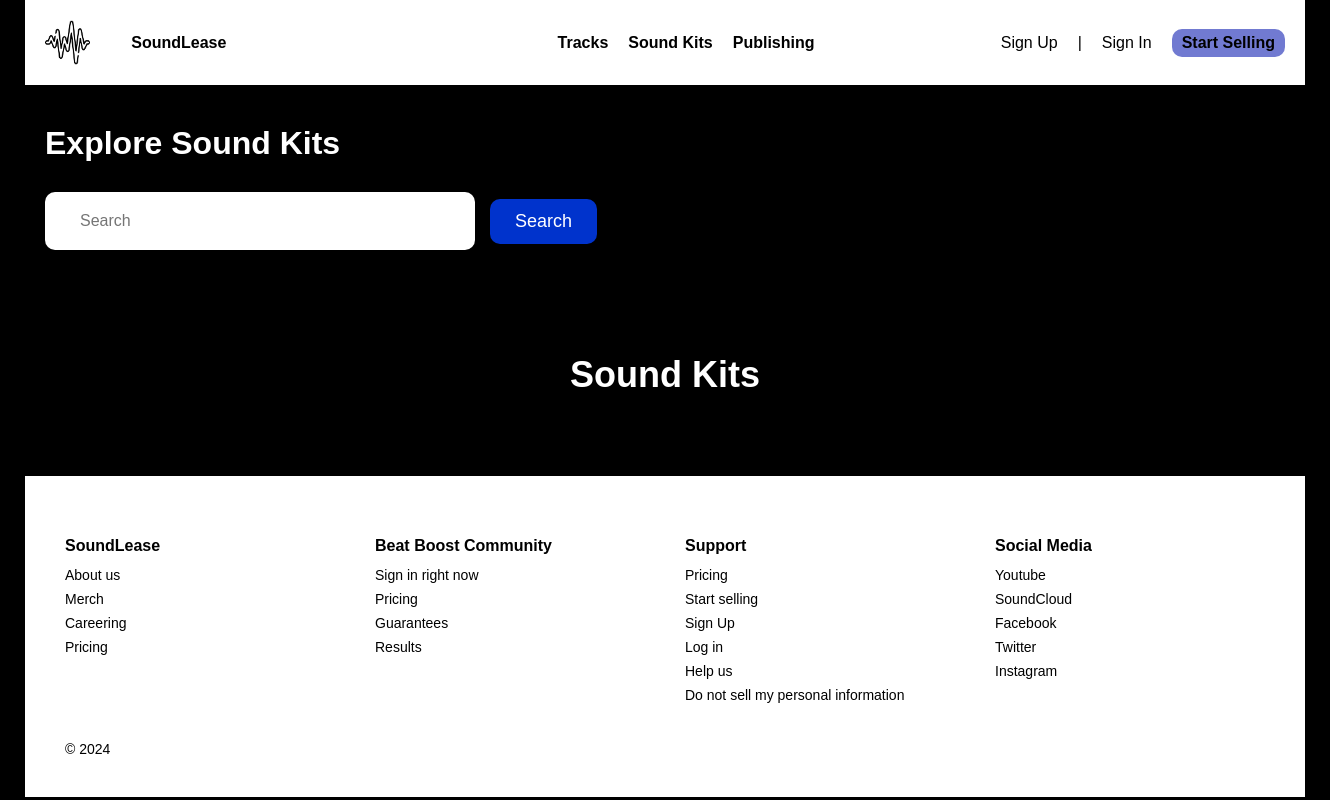
The page /kits/ on the database as committed earlier.
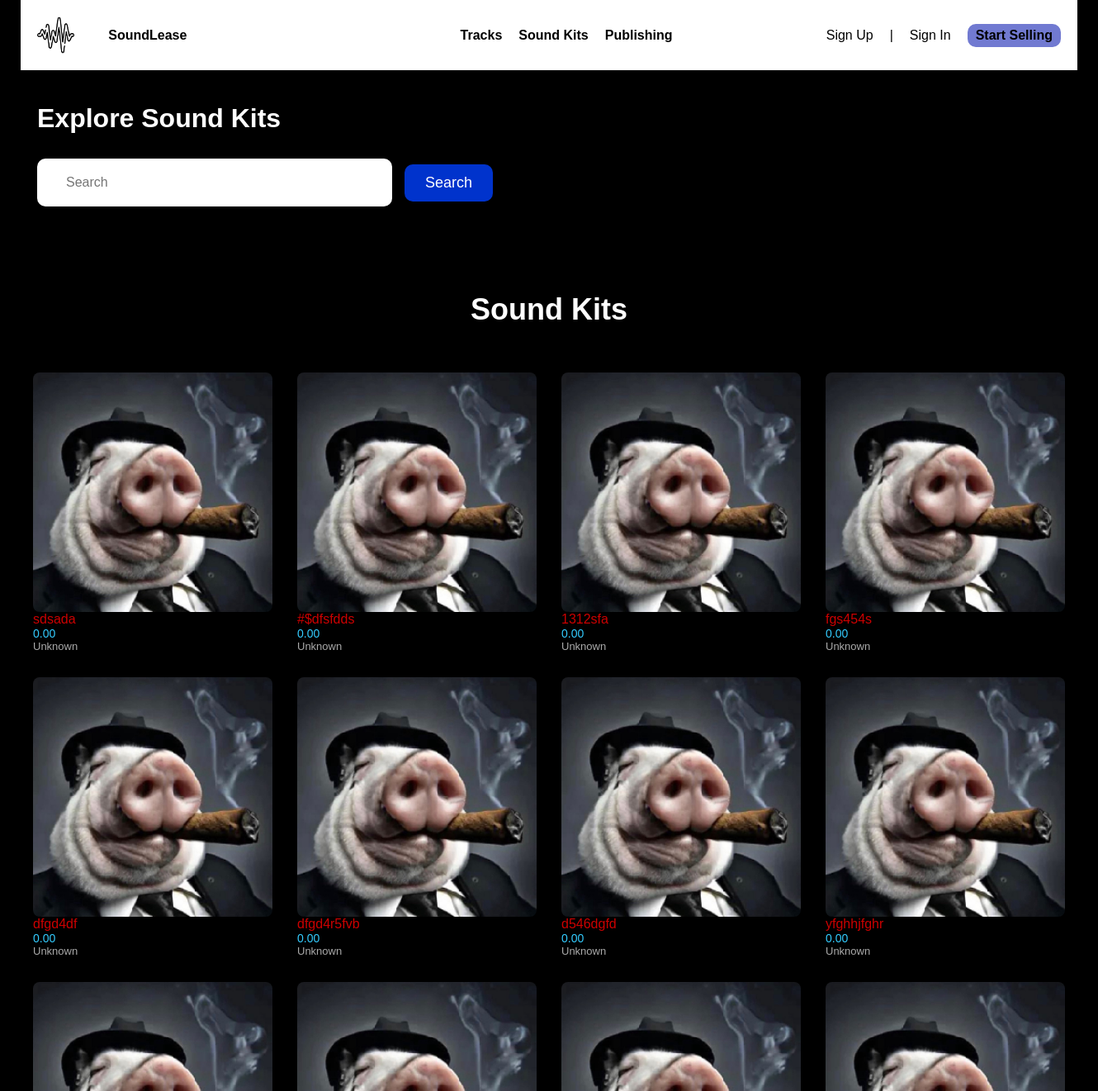
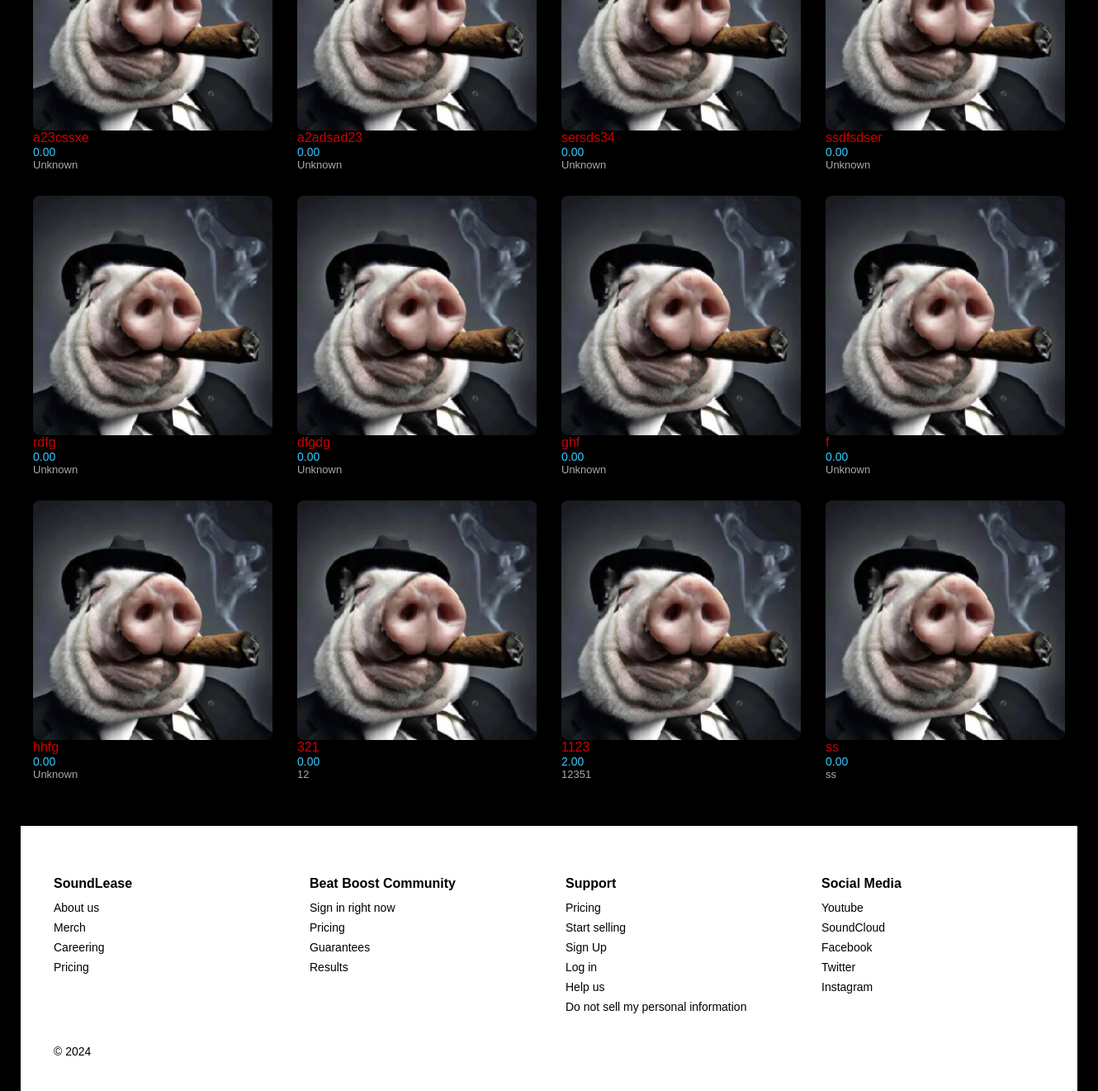
The same page on the database as committed later (2 pictures, top to bottom).
### main/models.py (models this page shows, shortened)
class Kit(models.Model):
    title = models.CharField(max_length=255, verbose_name="Назва набору", help_text="Макс 255 символів")
    slug = models.SlugField(max_length=255, unique=True, verbose_name="Слаг")
    description = models.TextField(blank=True, verbose_name="Опис")
    cover_image = models.ImageField(upload_to='kits/covers/', default="img/default.png", verbose_name="Обкладинка")
    price = models.DecimalField(max_digits=10, decimal_places=2, verbose_name="Ціна",
                                validators=[MinValueValidator(0.00)], default=0.00)
    premium_price = models.DecimalField(max_digits=10, decimal_places=2, verbose_name="Преміум ціна",
                                validators=[MinValueValidator(0.00)], default=0.00)
    author = models.CharField("Автор", max_length=64, help_text="Макс 64 символа", default="Unknown")
    pub_date = models.DateTimeField("Дата публікації", default=timezone.now)
    tags = models.ManyToManyField(Tag, verbose_name="Теги", blank=True)
    license_info = models.TextField(blank=True, verbose_name="Інформація про ліцензію")
    file = models.FileField(upload_to='kits/files/', verbose_name="Файли набору (ZIP)", blank=False, null=False,
                            default='kits/files/icon.7z')
    objects = models.Manager()
    class Meta:
        ordering = ["-pub_date"]
        verbose_name = "Кіт"
        verbose_name_plural = "Кіти"
    def get_absolute_url(self):
        try:
            url = reverse('kit-detail', kwargs={'slug': self.slug})
        except:
            url = "/"
        return url

### main/views.py (the view)
# urls.py: path(r"kits/", KitList.as_view(), name="kit-list"),
class KitList(ListView):
    model = Kit
    template_name = "main/kit_list.html"
    context_object_name = "kits"
    paginate_by = 20
    def get_context_data(self, *args, **kwargs):
        context = super().get_context_data(*args, **kwargs)
        try:
            context["Tag"] = Tag.objects.get(slug=self.kwargs.get('slug'))
        except:
            context["Tag"] = None
        kit_list = self.get_queryset()
        paginator = Paginator(kit_list, self.paginate_by)
        context['page_obj'] = paginator.page(1)
        return context
    def get_queryset(self, *args, **kwargs):
        return Kit.objects.all()

### main/templates/main/kit_list.html (shortened to what this page needs)
{% extends 'main/main_layout.html' %}
{% load static %}
{% block content %}
  <div class="container5">
    <div class="title5">Explore Sound Kits</div>
    <div class="search-bar5">
      <div class="search-input5">
        <input type="text" placeholder="Search" />
      </div>
      <button class="search-button5">Search</button>
    </div>
  </div>
  <div class="container10">
    <h1>Sound Kits</h1>
    <div class="kits-wrapper">
        {% for kit in kits %}
          {% include 'main/kit_card.html' %}
        {% endfor %}
    </div>
  </div>
{% endblock %}

### main/templates/main/main_layout.html (shortened to what this page needs)
{% load static %}
<!DOCTYPE html>
<html lang="en">
<head>
  <link rel="stylesheet" href="{% static 'css/style.css' %}" >
  <link rel="stylesheet" href="{% static 'css/style2.css' %}" >
</head>
<body>
  <header>
    <img class="logogo" src="{% static 'img/logo.png' %}" alt="">
    <div class="logo"><strong><a class="SL" href="{% url 'home' %}">SoundLease</a></strong></div>
    <div class="nav-links">
      <a class="buttonz" href="{% url 'beat-list' %}">
        <div>Tracks</div>
      </a>
      <a class="buttonz" href="{% url 'kit-list' %}">
        <div>Sound Kits</div>
      </a>
      <a class="buttonz" href="#">
        <div>Publishing</div>
      </a>
    </div>
    <div class="nav-right">
      <a class="huu" href="#">
        <div>Sign Up</div>
      </a>
      <div>|</div>
      <a class="huu" href="#">
        <div>Sign In</div>
      </a>
      <div class="start-selling">Start Selling</div>
    </div>
  </header>
  {% block content %} {% endblock %}
  <footer>
    <div class="footer-grid">
      <div class="footer-column">
        <h4 class="wave-icon">SoundLease</h4>
        <ul>
          <li>About us</li>
          <li>Merch</li>
          <li>Careering</li>
          <li>Pricing</li>
        </ul>
      </div>
      <div class="footer-column">
        <h4>Beat Boost Community</h4>
        <ul>
          <li>Sign in right now</li>
          <li>Pricing</li>
          <li>Guarantees</li>
          <li>Results</li>
        </ul>
      </div>
      <div class="footer-column">
        <h4>Support</h4>
        <ul>
          <li>Pricing</li>
          <li>Start selling</li>
          <li>Sign Up</li>
          <li>Log in</li>
          <li>Help us</li>
          <li>Do not sell my personal information</li>
        </ul>
      </div>
      <div class="footer-column">
        <h4>Social Media</h4>
        <ul>
          <li>Youtube</li>
          <li>SoundCloud</li>
          <li>Facebook</li>
          <li>Twitter</li>
          <li>Instagram</li>
        </ul>
      </div>
    </div>
    <div class="copyright">© 2024</div>
  </footer>
</body>
</html>

### main/templates/main/kit_card.html
<div class="kit">
    <img src="{{ kit.cover_image.url }}" alt="Kit Cover">
    <a href="{{ kit.get_absolute_url }}" class="kit-title"> {{ kit.title }}</a>
    <div class="kit-price"> {{ kit.price }}</div>
    <div class="kit-author">{{ kit.author }}</div>
</div>

### main/static/css/style.css (style rules this page uses)
body { margin: 0; font-family: Arial, sans-serif; background-color: #000; color: #fff; width: 1280px; margin: 0 auto; }
header { display: flex; justify-content: space-between; align-items: center; padding: 20px; background-color: #fff; color: #000; }
.nav-links { display: flex; gap: 20px; font-weight: bold; }
.nav-right { display: flex; align-items: center; gap: 20px; }
.start-selling { background-color: #717AD1; color: #000; padding: 5px 10px; border-radius: 10px; font-weight: bold; }
.logogo { height: 45px; width: 45px; }
.logo { position: relative; right: 145px; }
.buttonz { text-decoration: none; color: black; }
h1 { font-size: 28px; margin-bottom: 30px; }
footer { background-color: #fff; color: #000; padding: 40px; font-size: 14px; }
.footer-grid { display: grid; grid-template-columns: repeat(4, 1fr); gap: 40px; }
.footer-column h4 { margin-bottom: 12px; font-size: 16px; }
.footer-column ul { list-style: none; padding: 0; margin: 0; }
.footer-column ul li { margin-bottom: 8px; }
.copyright { margin-top: 30px; text-align: left; font-size: 14px; }
.wave-icon { font-weight: bold; font-size: 16px; }
.huu { text-decoration: none; color: black; }
.SL { text-decoration: none; color: black; }
.container5 { width: 1280px; margin: 0 auto; padding: 40px 20px; }
.title5 { font-size: 32px; font-weight: bold; margin-bottom: 30px; }
.search-bar5 { display: flex; align-items: center; }
.search-input5 { display: flex; align-items: center; background-color: white; border-radius: 10px; padding: 10px 15px; width: 400px; margin-right: 15px; }
.search-input5 input { border: none; outline: none; font-size: 16px; margin-left: 10px; width: 100%; }
.search-button5 { background-color: #0033cc; color: white; border: none; border-radius: 10px; padding: 12px 25px; font-size: 18px; cursor: pointer; }

### main/static/css/style2.css (style rules this page uses)
body { font-family: sans-serif; background-color: #000000; }
h1 { text-align: center; margin-bottom: 20px; color: white; }
input { width: 100%; padding: 10px; border: 1px solid #ccc; border-radius: 3px; color: rgb(0, 0, 0); }
button { background-color: #cc0000; color: #fff; padding: 10px 20px; border: none; border-radius: 3px; cursor: pointer; }
a { color: #cc0000; text-decoration: none; }
.container10 { width: 1280px; padding: 40px 0; }
h1 { text-align: center; font-size: 36px; margin-bottom: 40px; }
.kits-wrapper { display: flex; flex-wrap: wrap; justify-content: flex-start; }
.kit { width: 290px; margin: 15px; }
.kit img { width: 100%; height: auto; border-radius: 8px; display: block; }
.kit-title { margin-top: 10px; font-size: 16px; }
.kit-price { color: #3cf; font-size: 14px; }
.kit-author { font-size: 13px; color: #aaa; }

Rows that differ between the two databases and show on the page:
added Kit: cover_image (placeholder picture), title "sdsada", price "0.00", author "Unknown"
added Kit: cover_image (placeholder picture), title "#$dfsfdds", price "0.00", author "Unknown"
added Kit: cover_image (placeholder picture), title "1312sfa", price "0.00", author "Unknown"
added Kit: cover_image (placeholder picture), title "fgs454s", price "0.00", author "Unknown"
added Kit: cover_image (placeholder picture), title "dfgd4df", price "0.00", author "Unknown"
added Kit: cover_image (placeholder picture), title "dfgd4r5fvb", price "0.00", author "Unknown"
added Kit: cover_image (placeholder picture), title "d546dgfd", price "0.00", author "Unknown"
added Kit: cover_image (placeholder picture), title "yfghhjfghr", price "0.00", author "Unknown"
added Kit: cover_image (placeholder picture), title "a23cssxe", price "0.00", author "Unknown"
added Kit: cover_image (placeholder picture), title "a2adsad23", price "0.00", author "Unknown"
added Kit: cover_image (placeholder picture), title "sersds34", price "0.00", author "Unknown"
added Kit: cover_image (placeholder picture), title "ssdfsdser", price "0.00", author "Unknown"
added Kit: cover_image (placeholder picture), title "rdfg", price "0.00", author "Unknown"
added Kit: cover_image (placeholder picture), title "dfgdg", price "0.00", author "Unknown"
added Kit: cover_image (placeholder picture), title "ghf", price "0.00", author "Unknown"
added Kit: cover_image (placeholder picture), title "f", price "0.00", author "Unknown"
added Kit: cover_image (placeholder picture), title "hhfg", price "0.00", author "Unknown"
added Kit: cover_image (placeholder picture), title "321", price "0.00", author "12"
added Kit: cover_image (placeholder picture), title "1123", price "2.00", author "12351"
added Kit: cover_image (placeholder picture), title "ss", price "0.00", author "ss"
